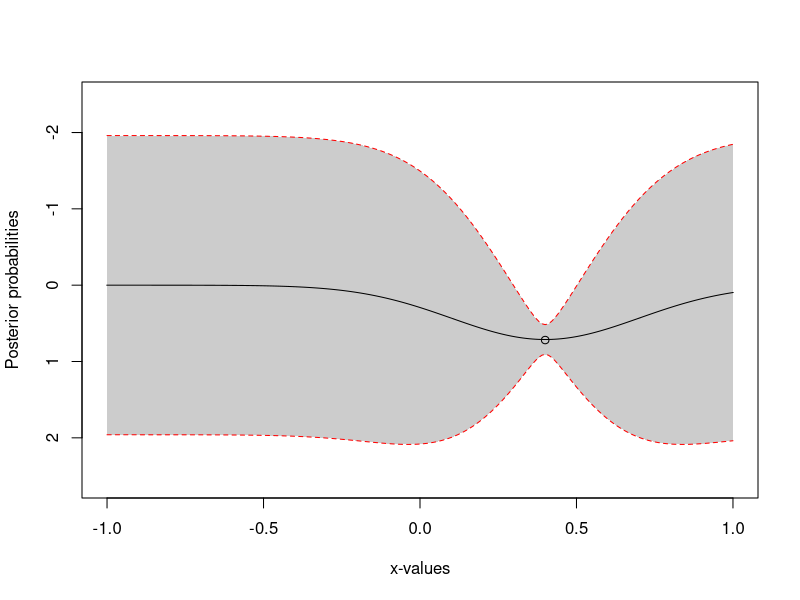
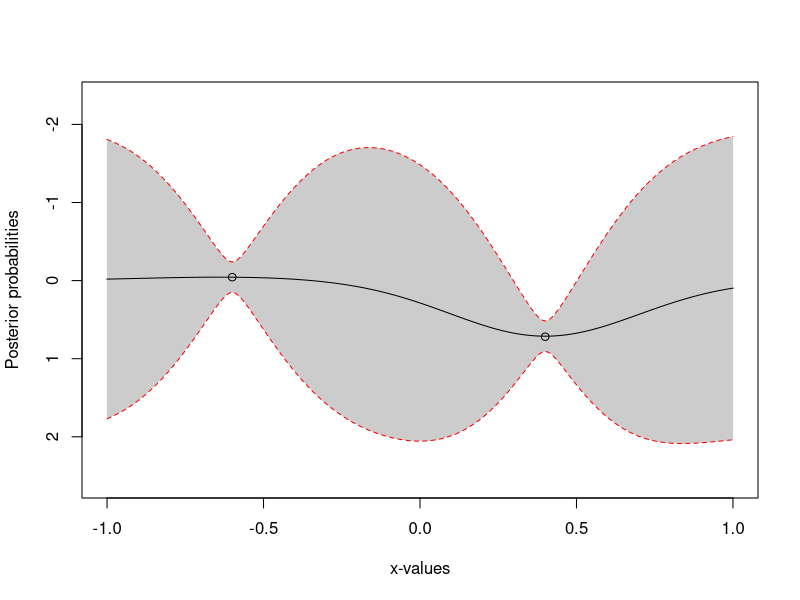
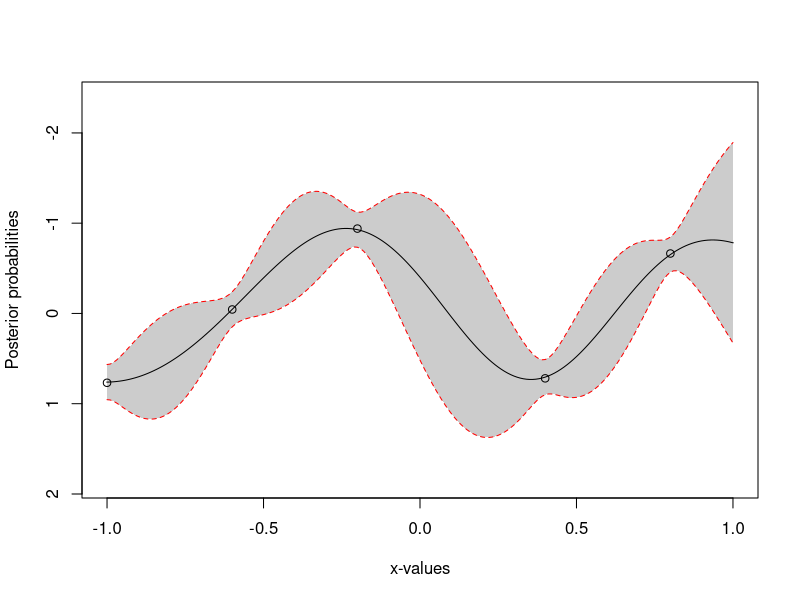
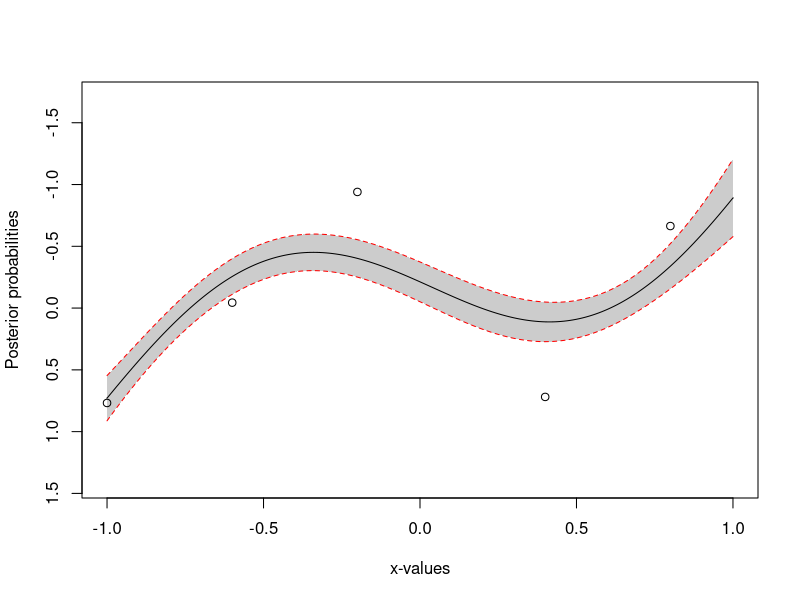

Write R code to recreate these figures, in order.
##################################
###########   Lab 4   ############
##################################

#################### Functions ####################
squared_exponential <- function(X, X_tick, sigma, l) {
  n1 <- length(X)
  n2 <- length(X_tick)
  K <- matrix(NA,n1,n2)
  for (i in 1:n2){
    K[,i] <- sigma^2*exp(-0.5*( (X-X_tick[i])/l)^2 )
  }
  return(K)
}

plotGP <- function(x, y, x_star, GP_mean, GP_var) {
  
  # Calculate lower and upper 95 % pointwise confidence interval
  GP_CI <- data.frame(upper = as.vector(GP_mean) + 1.96 * sqrt(GP_var),
                    lower = as.vector(GP_mean) - 1.96 * sqrt(GP_var))
  
  # Upper and lower y-limits based on max/min mean +- std (pointwise)
  y_lim <- c(max(GP_CI$upper) + 0.5, min(GP_CI$lower) - 0.5)
  
  plot(x = x_star, 
       y = GP_mean, 
       type = 'l', 
       ylim = y_lim,
       xlab = 'x-values',
       ylab = 'Posterior probabilities')
  polygon(c(rev(x_star), x_star), 
          c(rev(GP_CI$upper), GP_CI$lower), 
          col = 'grey80', border = NA,
          ylim = y_lim,
          xlab = 'x-values',
          ylab = 'Posterior probabilities')
  lines(x = x_star, y = GP_mean)
  lines(x = x_star, y = GP_CI$upper, lty = 'dashed', col = 'red')
  lines(x = x_star, y = GP_CI$lower, lty = 'dashed', col = 'red')
  points(x = x, y = y, type = 'p')
}

#################### Task 2.2.1 ####################
## Input:
# x: Vector of training inputs.
# y: Vector of training targets/outputs.
# XStar: Vector of inputs where the posterior distribution is evaluated, i.e. X ∗ .
# hyperParam: Vector with two elements, σ_f and l.
# sigmaNoise: Noise standard deviation σ_n .
posteriorGP <- function(x, y, XStar,
                        hyperParam, sigmaNoise) {
  n <- length(x)
  sigma_f <- hyperParam[1]
  l <- hyperParam[2]
  
  # Covariance matrices
  # k(X, X)
  # k(X, X*)
  # k(X*, X*)
  K.X_X = squared_exponential(X = x, X_tick = x,
                           sigma = sigma_f, l = l)
  K.X_XStar <- squared_exponential(X = x, X_tick = XStar,
                                               sigma = sigma_f, l = l)
  K.XStar_XStar <- squared_exponential(X = XStar, X_tick = XStar,
                                                   sigma = sigma_f, l = l)
  
  # Diagonal matrix of sigma noise
  diagonal_variance_noise <- (sigmaNoise^2) * diag(length(x))

  # Cholesky factorization
  # (K + sigma_identity) = L %*% t(L)
  L_upper <- chol(K.X_X + diagonal_variance_noise)
  L_lower <- t(L_upper)

  # Predictive mean
  # Same as on lecture 10 where
  # mean_f = K(XStar, X)%*%inverse([K(X, X) + sigma_identity])*y
  alpha_denom <- solve(a = L_lower, b = y)
  alpha <- solve(a = t(L_lower), b = alpha_denom)
  f_mean <- t(K.X_XStar) %*% alpha
  
  # Predictive variance
  v <- solve(a = L_lower, b = K.X_XStar)
  f_variance <- diag(K.XStar_XStar - t(v) %*% v)
  return (list('pred_mean' = f_mean, 'pred_var' = f_variance))
}

#################### Task 2.2.2 ####################
sigma_f <- 1
l <- 0.3
hyperParam <- c(sigma_f, l)
x <- 0.4
y <- 0.719
x_star <- seq(from = -1, to = 1, by = 0.01)
sigma_n <- 0.1

GP_posterior <- posteriorGP(x = x, y = y, XStar = x_star,
                             hyperParam = hyperParam,
                             sigmaNoise = sigma_n)

GP_CI <- data.frame(upper = as.vector(GP_posterior$pred_mean) + 1.96 * sqrt(GP_posterior$pred_var),
                    lower = as.vector(GP_posterior$pred_mean) - 1.96 * sqrt(GP_posterior$pred_var))
plotGP(x = x, y = y, x_star = x_star, 
       GP_mean = GP_posterior$pred_mean,
       GP_var = GP_posterior$pred_var)

#################### Task 2.2.3 ####################
sigma_f <- 1
l <- 0.3
hyperParam <- c(sigma_f, l)
x <- c(0.4, -0.6)
y <- c(0.719, -0.044)

x_star <- seq(from = -1, to = 1, by = 0.01)
sigma_n <- 0.1

GP_posterior <- posteriorGP(x = x, y = y, XStar = x_star,
                            hyperParam = hyperParam,
                            sigmaNoise = sigma_n)

plotGP(x = x, y = y, x_star = x_star,
       GP_mean = GP_posterior$pred_mean,
       GP_var = GP_posterior$pred_var)

#################### Task 2.2.4 ####################
sigma_f <- 1
l <- 0.3
hyperParam <- c(sigma_f, l)
x <- c(-1.0, -0.6, -0.2, 0.4, 0.8)
y <- c(0.768, -0.044, -0.940, 0.719, -0.664)

x_star <- seq(-1, 1, 0.01)
sigma_n <- 0.1

GP_posterior <- posteriorGP(x = x, y = y, XStar = x_star,
                            hyperParam = hyperParam,
                            sigmaNoise = sigma_n)

plotGP(x = x, y = y, x_star = x_star,
       GP_mean = GP_posterior$pred_mean,
       GP_var = GP_posterior$pred_var)

#################### Task 2.2.5 ####################
sigma_f <- 1
l <- 1
hyperParam <- c(sigma_f, l)
x <- c(-1.0, -0.6, -0.2, 0.4, 0.8)
y <- c(0.768, -0.044, -0.940, 0.719, -0.664)

x_star <- seq(-1, 1, 0.01)
sigma_n <- 0.1

GP_posterior <- posteriorGP(x = x, y = y, XStar = x_star,
                            hyperParam = hyperParam,
                            sigmaNoise = sigma_n)

plotGP(x = x, y = y, x_star = x_star,
       GP_mean = GP_posterior$pred_mean,
       GP_var = GP_posterior$pred_var)
